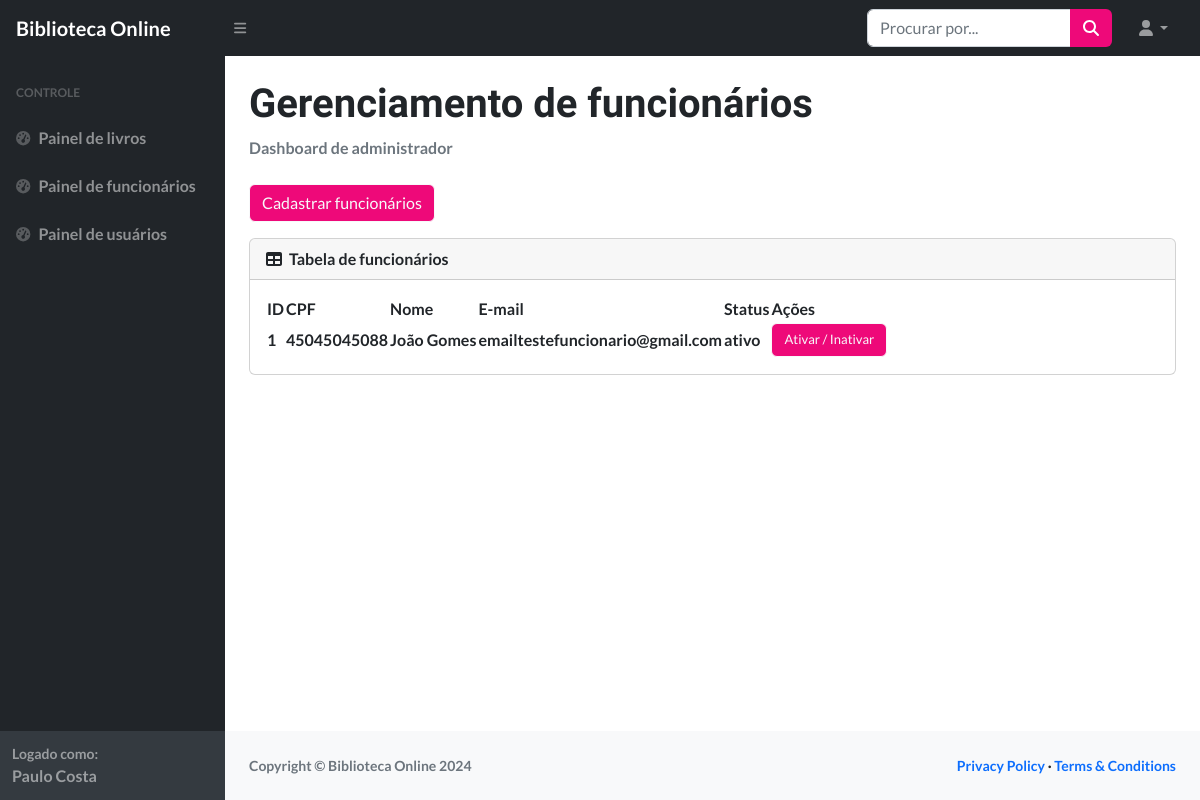
The app's page /site-biblioteca/dashboard-admin/index_funcionarios.php (signed in), older data.
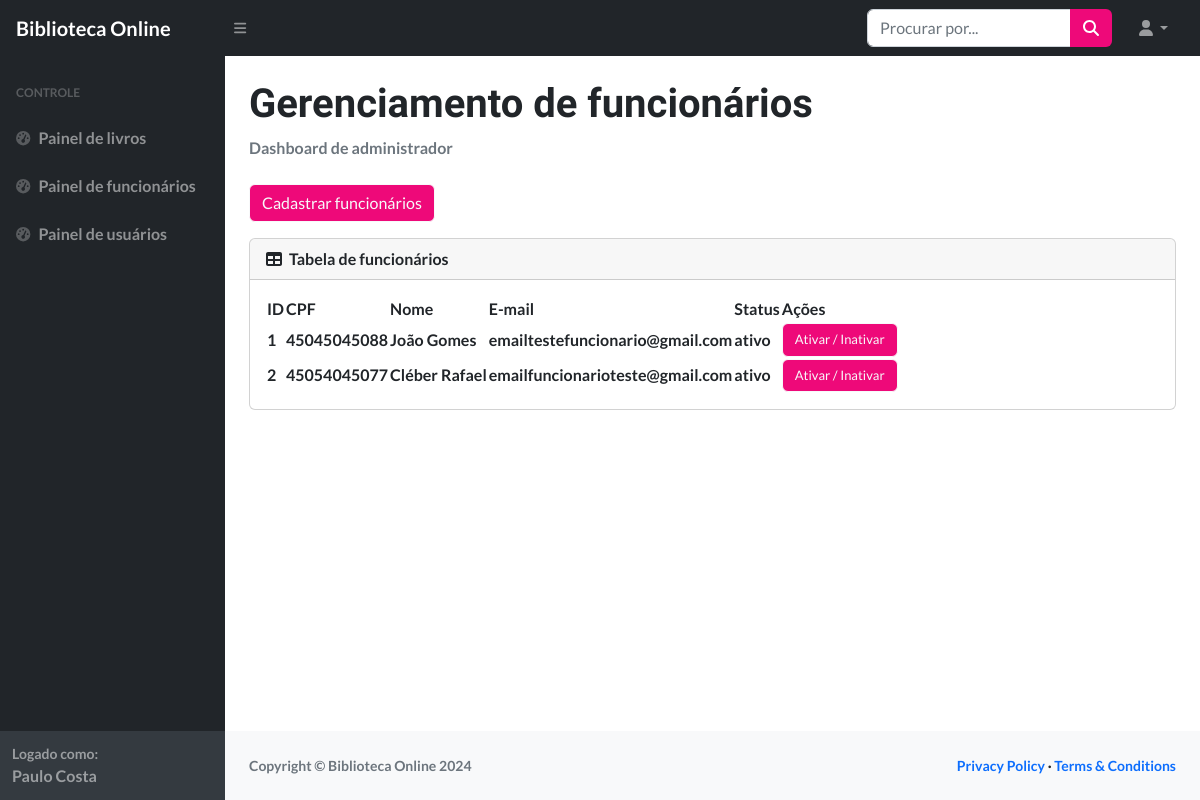
The same page, newer data.
### tables this page shows
CREATE TABLE funcionario (
    email varchar(100),
    nome varchar(200),
    id_funcionario int AUTO_INCREMENT UNIQUE PRIMARY KEY,
    cpf varchar(11) UNIQUE,
    senha varchar(100),
    status ENUM('ativo', 'inativo') DEFAULT 'ativo'
);

### site-biblioteca/dashboard-admin/index_funcionarios.php (the view, shortened to what this page needs)
<?php
include 'menu.php';
?>
<div id="layoutSidenav_content">
    <main>
        <div class="container-fluid px-4">
            <h1 class="mt-4" style="font-weight: 600;">Gerenciamento de funcionários</h1>
            <ol class="breadcrumb mb-4">
                <li class="breadcrumb-item active">Dashboard de administrador</li>
            </ol>
            <button class='btn btn-outline-light' style="margin-bottom: 1rem; background-color: #ee0979"
                data-bs-toggle="modal" data-bs-target="#bookModal">Cadastrar funcionários</button>
            <div class="card mb-4">
                <div class="card-header">
                    <i class="fas fa-table me-1"></i>
                    Tabela de funcionários
                </div>
                <div class="card-body">
                    <table id="datatablesSimple">
                        <thead>
                            <tr>
                                <th scope="col">ID</th>
                                <th scope="col">CPF</th>
                                <th scope="col">Nome</th>
                                <th scope="col">E-mail</th>
                                <th scope="col">Status</th>
                                <th>Ações</th>
                            </tr>
                        </thead>
                        <tbody>
                            <?php
                            $sql = "SELECT * FROM funcionario";
                            $consulta = $conexao->query($sql);
                            while ($dados = $consulta->fetch_assoc()) {
                                echo "<tr>";
                                echo "<td>" . $dados['id_funcionario'] . "</td>";
                                echo "<td>" . $dados['cpf'] . "</td>";
                                echo "<td>" . $dados['nome'] . "</td>";
                                echo "<td>" . $dados['email'] . "</td>";
                                echo "<td>" . $dados['status'] . "</td>";
                                echo "<td>
                                        <a href='ativa-desativa.php?id_funcionario=" . $dados["id_funcionario"] . "'>
                                            <button
                                                class='btn btn-outline-light'
                                                onclick='return confirmUpdate()'
                                                style='font-size: small;
                                                background-color: #ee0979'> Ativar / Inativar </button>
                                        </a>
                                    </td>";
                            }
                            ?>
                        </tbody>
                    </table>
                </div>
            </div>
        </div>
    </main>
    <footer class="py-4 bg-light mt-auto">
        <div class="container-fluid px-4">
            <div class="d-flex align-items-center justify-content-between small">
                <div class="text-muted">Copyright &copy; Biblioteca Online 2024</div>
                <div>
                    <a href="#">Privacy Policy</a>
                    &middot;
                    <a href="#">Terms &amp; Conditions</a>
                </div>
            </div>
        </div>
    </footer>
</div>
</div>
</body>
</html>

### site-biblioteca/dashboard-admin/menu.php (shortened to what this page needs)
<!DOCTYPE html>
<html lang="en">
<head>
    <link href="https://cdn.jsdelivr.net/npm/simple-datatables@7.1.2/dist/style.min.css" rel="stylesheet" />
    <link rel="stylesheet" href="css/styles.css">
</head>
<body class="sb-nav-fixed">
    <nav class="sb-topnav navbar navbar-expand navbar-dark bg-dark">
        <a class="navbar-brand ps-3" href="index.php">Biblioteca Online</a>
        <button class="btn btn-link btn-sm order-1 order-lg-0 me-4 me-lg-0" id="sidebarToggle" href="#!"><i
                class="fas fa-bars"></i></button>
        <form class="d-none d-md-inline-block form-inline ms-auto me-0 me-md-3 my-2 my-md-0">
            <div class="input-group">
                <input class="form-control" type="text" placeholder="Procurar por..." aria-label="Search for..."
                    aria-describedby="btnNavbarSearch" />
                <button class="btn" id="btnNavbarSearch" type="button" style="background-color: #ee0979"><i
                        class="fas fa-search" style="color: white"></i></button>
            </div>
        </form>
        <ul class="navbar-nav ms-auto ms-md-0 me-3 me-lg-4">
            <li class="nav-item dropdown">
                <a class="nav-link dropdown-toggle" id="navbarDropdown" href="#" role="button" data-bs-toggle="dropdown"
                    aria-expanded="false"><i class="fas fa-user fa-fw"></i></a>
            </li>
        </ul>
    </nav>
    <div id="layoutSidenav">
        <div id="layoutSidenav_nav">
            <nav class="sb-sidenav accordion sb-sidenav-dark" id="sidenavAccordion">
                <div class="sb-sidenav-menu">
                    <div class="nav">
                        <div class="sb-sidenav-menu-heading">Controle</div>
                        <a class="nav-link" href="index.php">
                            <div class="sb-nav-link-icon"><i class="fas fa-tachometer-alt"></i></div>
                            Painel de livros
                        </a>
                        <a class="nav-link" href="index_funcionarios.php">
                            <div class="sb-nav-link-icon"><i class="fas fa-tachometer-alt"></i></div>
                            Painel de funcionários
                        </a>
                        <a class="nav-link" href="index_usuarios.php">
                            <div class="sb-nav-link-icon"><i class="fas fa-tachometer-alt"></i></div>
                            Painel de usuários
                        </a>
                    </div>
                </div>
                <div class="sb-sidenav-footer">
                    <div class="small">Logado como:</div>
                    <?php echo $_SESSION['nome']; ?>
                </div>
            </nav>
        </div>

### site-biblioteca/dashboard-admin/menu.php (style rules this page uses)
body { font-family: 'Lato', sans-serif; font-weight: 700; }
h1, h2, h3 { font-family: 'Catamaran', sans-serif; font-weight: 400; }
a { text-decoration: none; }

Row changes from the older to the newer data that the page shows:
added funcionario: id_funcionario "2", cpf "45054045077", nome "Cléber Rafael", email "emailfuncionarioteste@gmail.com", status "ativo"
